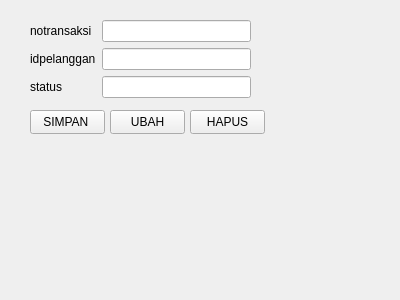
<?xml version="1.0" encoding="UTF-8"?>
<ui version="4.0">
 <class>Form</class>
 <widget class="QWidget" name="Form">
  <property name="geometry">
   <rect>
    <x>0</x>
    <y>0</y>
    <width>400</width>
    <height>300</height>
   </rect>
  </property>
  <property name="windowTitle">
   <string>Form</string>
  </property>
  <widget class="QWidget" name="formLayoutWidget">
   <property name="geometry">
    <rect>
     <x>30</x>
     <y>20</y>
     <width>221</width>
     <height>80</height>
    </rect>
   </property>
   <layout class="QFormLayout" name="formLayout">
    <item row="0" column="0">
     <widget class="QLabel" name="transaksiLabel">
      <property name="text">
       <string>notransaksi</string>
      </property>
     </widget>
    </item>
    <item row="0" column="1">
     <widget class="QLineEdit" name="transaksiLineEdit"/>
    </item>
    <item row="1" column="0">
     <widget class="QLabel" name="idpelangganLabel">
      <property name="text">
       <string>idpelanggan</string>
      </property>
     </widget>
    </item>
    <item row="1" column="1">
     <widget class="QLineEdit" name="idpelangganLineEdit"/>
    </item>
    <item row="2" column="0">
     <widget class="QLabel" name="statusLabel">
      <property name="text">
       <string>status</string>
      </property>
     </widget>
    </item>
    <item row="2" column="1">
     <widget class="QLineEdit" name="statusLineEdit"/>
    </item>
   </layout>
  </widget>
  <widget class="QPushButton" name="pushButton">
   <property name="geometry">
    <rect>
     <x>30</x>
     <y>110</y>
     <width>75</width>
     <height>24</height>
    </rect>
   </property>
   <property name="text">
    <string>SIMPAN </string>
   </property>
  </widget>
  <widget class="QPushButton" name="pushButton_2">
   <property name="geometry">
    <rect>
     <x>110</x>
     <y>110</y>
     <width>75</width>
     <height>24</height>
    </rect>
   </property>
   <property name="text">
    <string>UBAH</string>
   </property>
  </widget>
  <widget class="QPushButton" name="pushButton_3">
   <property name="geometry">
    <rect>
     <x>190</x>
     <y>110</y>
     <width>75</width>
     <height>24</height>
    </rect>
   </property>
   <property name="text">
    <string>HAPUS</string>
   </property>
  </widget>
 </widget>
 <resources/>
 <connections/>
</ui>
